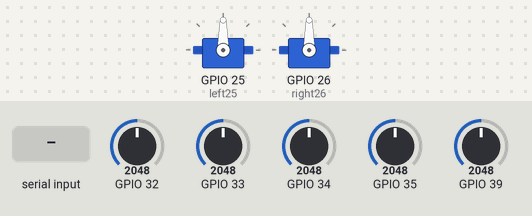
Simulated run of this sketch. Board: ESP32. Shown: 2 × servo. Inputs (shaded band) come from the test bench; at power-on: GPIO 32 = 2048, GPIO 33 = 2048, GPIO 34 = 2048, GPIO 35 = 2048, GPIO 39 = 2048. What the sketch prints to the serial monitor is not drawn.

Above: at 1.2 s.
1.3 s: "5" received over Serial
At 2.5 s:
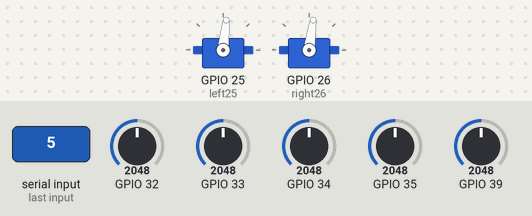
2.9 s: "6" received over Serial
At 3.8 s:
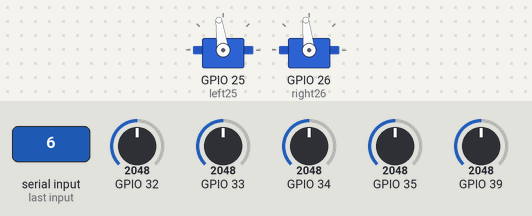
4.5 s: GPIO 32 set to 1033
6.0 s: GPIO 32 set to 951
Timing chart, 0 to 9.0 s (numbered marks = the images above; inputs shaded):
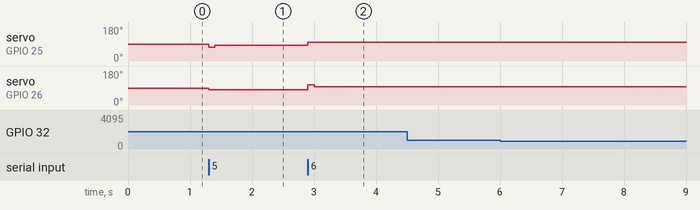

Measured:
- after the input at 1.3 s, servo on GPIO 25 (left25): 90° → 74° at once, → 84° 0.10 s later; servo on GPIO 26 (right26): 90° → 82° at once
- after the input at 2.9 s, servo on GPIO 25 (left25): 84° → 98° at once; servo on GPIO 26 (right26): 82° → 106° at once, → 96° 0.10 s later

The sketch:

MegaFitcha.ino
```cpp
#include <Servo.h>

Servo left25;
Servo right26;
String data;
void setup()
{
  // открываем последовательный порт
  Serial.begin(115200);
  left25.attach(25);
  right26.attach(26);
}
void loop()
{
  float q0,q1,q2,q3;
  q0 = 0;
  q1 = 0;
  q3 = 0;
  q2 = 0;
   String data = String(q0) + "," + String(q1) + "," + String(q2) + "," + String(q3) + "," +(String)analogRead(39)+ "," +(String)analogRead(34)+","+(String)analogRead(35)+","+(String)analogRead(32)+","+(String)analogRead(33);
   Serial.println(data);

 if (Serial.available())
  {
  byte ledState = Serial.read();
  switch (ledState)
    {
      case '0':
        left25.write(84);
        right26.write(96);
        break;
      case '1':
        left25.write(90);
        right26.write(90);
        break;
      case '5':
        left25.write(74);
        right26.write(82);

        delay(100);

        left25.write(84);
        right26.write(82);
        break;
      case '6':
        left25.write(98);
        right26.write(106);

        delay(100);

        left25.write(98);
        right26.write(96);
        break;
    }
  }
}
```
